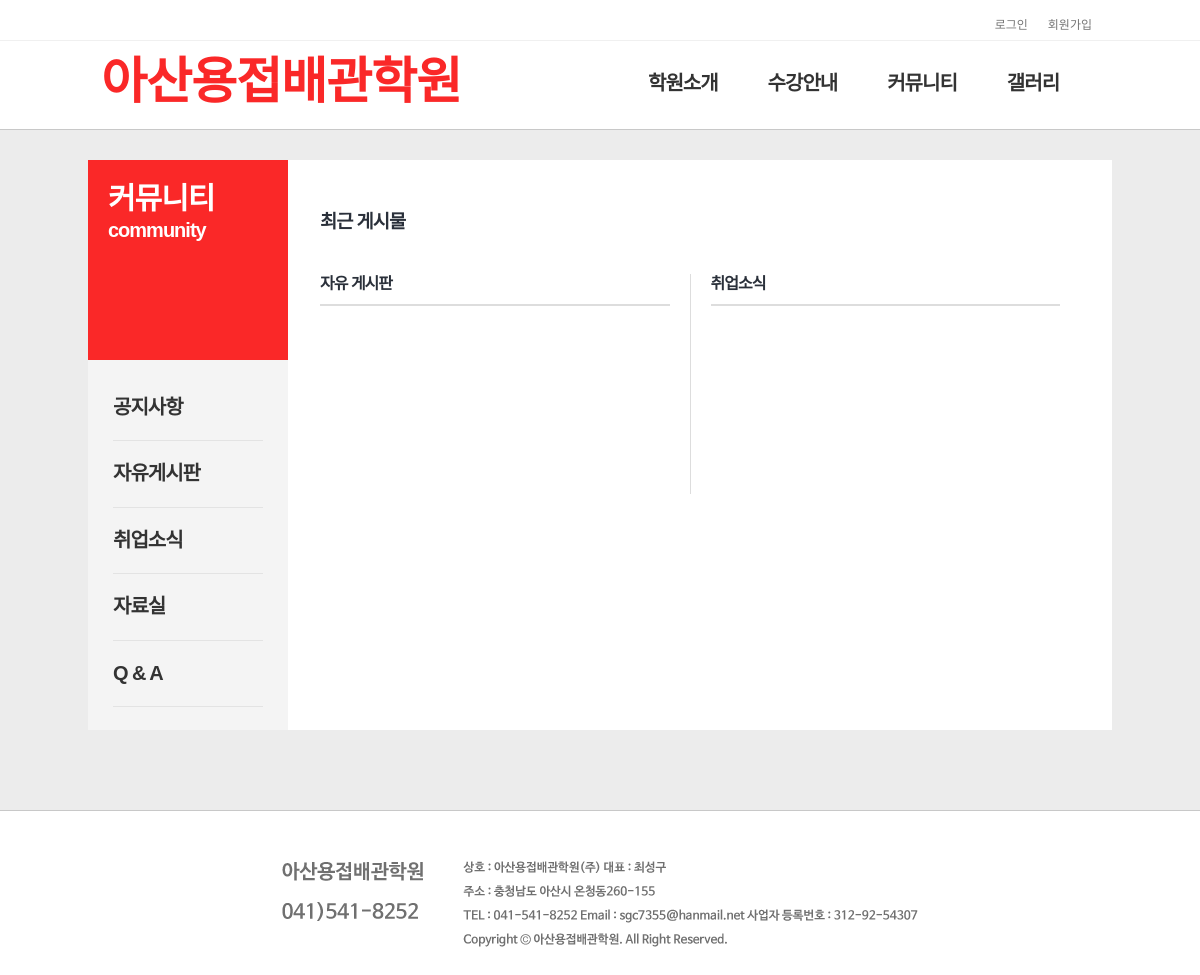
The app's page /community/community.php, older data.
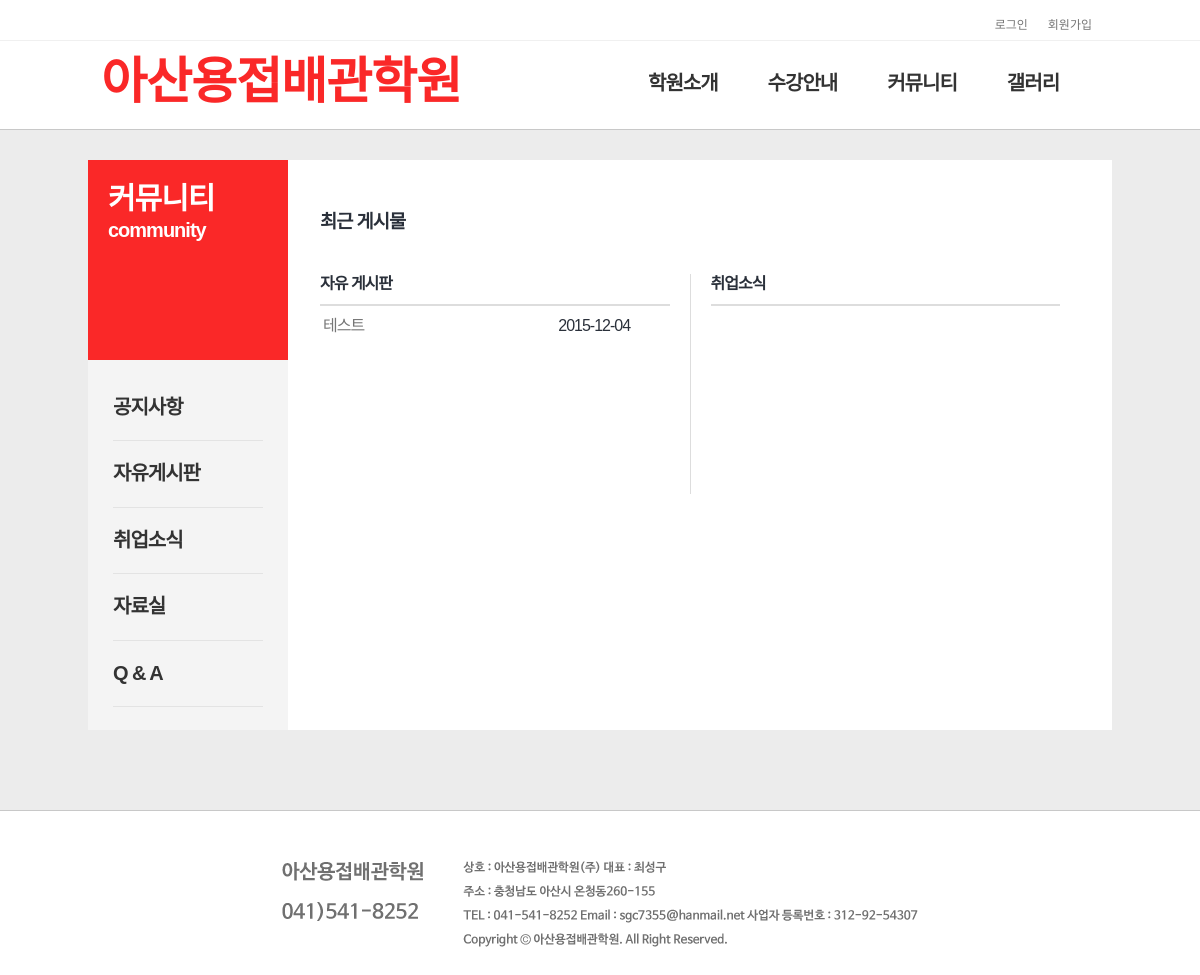
The same page, newer data.
### tables this page shows
create table free (
	num int not null auto_increment,
	id char(15), 
  pass char(15),
	name char(15) not null, 
	 
	subject char(100) not null,
	content text not null,
	regist_day char(20),
	hit int,
	 
	file_name_0 char(40),
	file_name_1 char(40),
	file_name_2 char(40),
	file_name_3 char(40),
	file_name_4 char(40),
	file_copied_0 char(30),
	file_copied_1 char(30),
	file_copied_2 char(30),
	file_copied_3 char(30),
	file_copied_4 char(30),
	primary key(num)
);

### lib/func.php (the view, shortened to what this page needs)
<?
	function latest_article ($table, $loop, $char_limit) {
		include "../lib/dbconn.php";
		$sql = "select * from $table order by num desc limit $loop";
		$result = $conn->query($sql);
		while($row = $result->fetch_assoc()) {
			$num = $row[num];
			$subject = $row[subject];
			$regist_day = substr($row[regist_day], 0, 10);
			echo "<div class='col1'>
					<a href='./$table/view.php?table=$table&num=$num'>$subject</a>
				  </div>
				  <div class='col2'>$regist_day</div>
				  <div class='clear'></div>";
		}
	}
?>

Row changes from the older to the newer data that the page shows:
added free: subject "테스트", regist_day "2015-12-04"
